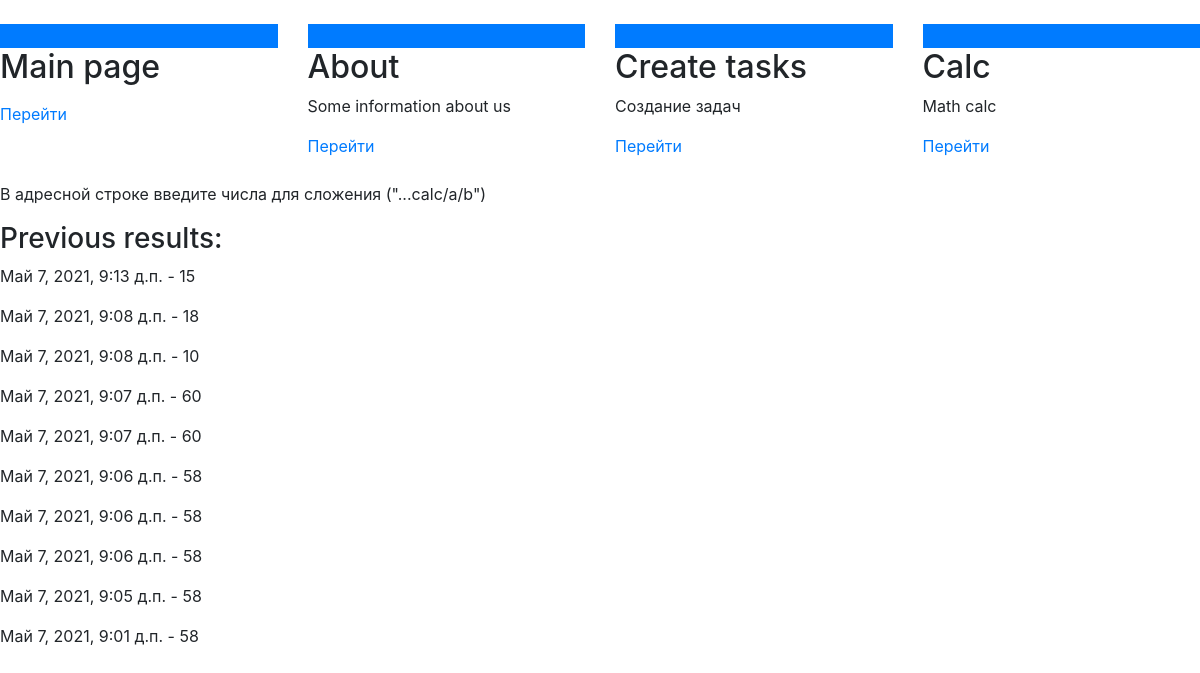
Page /calc/ on the earlier database version.
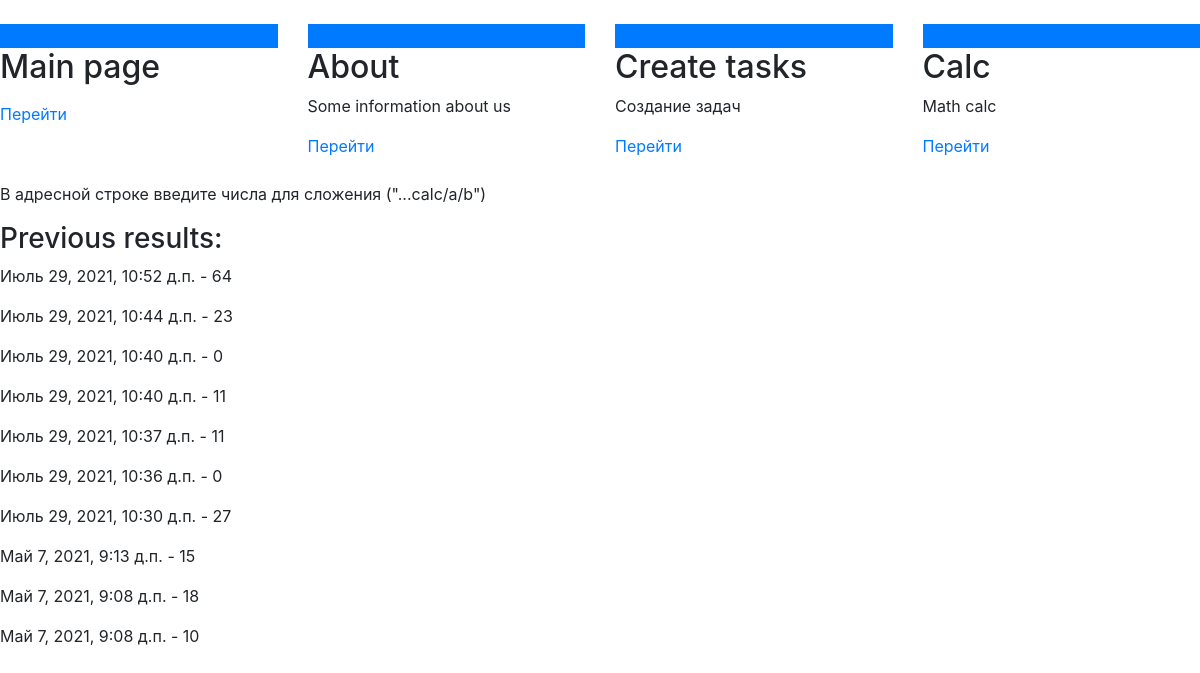
Same page on the later database version.
### main/models.py (models this page shows)
class History(models.Model):
    timestamp = models.DateTimeField(auto_now_add=True)
    value = models.IntegerField()

### main/views.py (the view)
# urls.py: path('calc/', views.calculate, name='main_calc'),
def calculate(request, a=0, b=0):
    value = a + b
    if value != 0:
        History(value=value).save()
    calc = History.objects.order_by('-id')[:10]
    return render(request, 'main/calculation.html', context={
        'result': value,
        'calc': calc,
    })

### main/templates/main/calculation.html (shortened to what this page needs)
{% extends 'main/base.html' %}
{% block content %}
    <p>В адресной строке введите числа для сложения ("...calc/a/b")</p>
    {% if result %}
        <h3>Result is: {{ result }}!</h3>
    {% else %}
        <h3>Previous results:</h3>
    {% endif %}
    {% if calc %}
        {% for el in calc %}
            <p>{{ el.timestamp }} - {{ el.value }}</p>
        {% endfor %}
    {% else %}
        <p>У нас нет записей</p>
    {% endif %}
{% endblock %}

Differences in the rows shown:
no longer on this page (row unchanged): History: timestamp "Май 7, 2021, 9:07 д.п.", value "60"
no longer on this page (row unchanged): History: timestamp "Май 7, 2021, 9:07 д.п.", value "60"
no longer on this page (row unchanged): History: timestamp "Май 7, 2021, 9:06 д.п.", value "58"
no longer on this page (row unchanged): History: timestamp "Май 7, 2021, 9:06 д.п.", value "58"
no longer on this page (row unchanged): History: timestamp "Май 7, 2021, 9:06 д.п.", value "58"
no longer on this page (row unchanged): History: timestamp "Май 7, 2021, 9:05 д.п.", value "58"
no longer on this page (row unchanged): History: timestamp "Май 7, 2021, 9:01 д.п.", value "58"
added History: timestamp "Июль 29, 2021, 10:52 д.п.", value "64"
added History: timestamp "Июль 29, 2021, 10:44 д.п.", value "23"
added History: timestamp "Июль 29, 2021, 10:40 д.п.", value "0"
added History: timestamp "Июль 29, 2021, 10:40 д.п.", value "11"
added History: timestamp "Июль 29, 2021, 10:37 д.п.", value "11"
added History: timestamp "Июль 29, 2021, 10:36 д.п.", value "0"
added History: timestamp "Июль 29, 2021, 10:30 д.п.", value "27"
